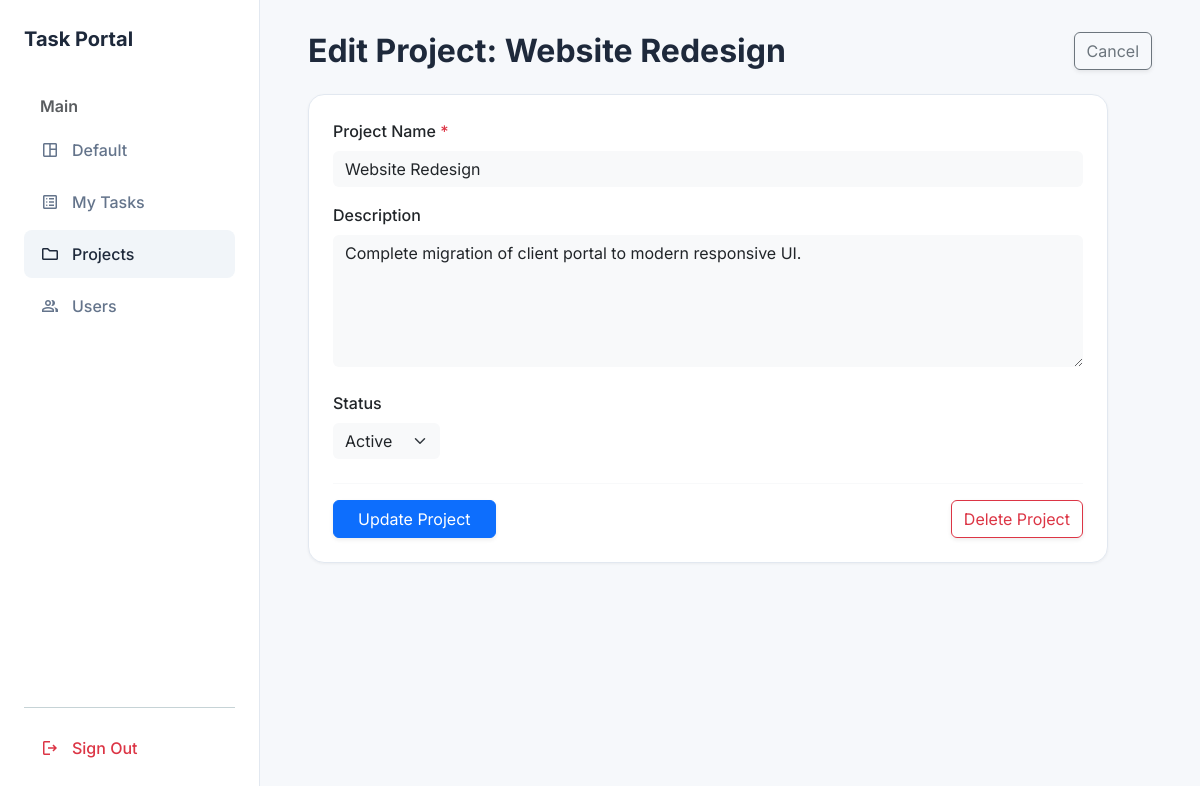
/project_edit.php?id=1 (signed in), run on the app's committed database.
### tables this page shows
CREATE TABLE projects (
    id INT AUTO_INCREMENT PRIMARY KEY,
    name VARCHAR(150) NOT NULL,
    description TEXT,
    status ENUM('Active', 'Completed', 'On Hold') DEFAULT 'Active',
    created_at TIMESTAMP DEFAULT CURRENT_TIMESTAMP
);

### src/helpers/validation.php (called while the page is built, shortened)
<?php
function sanitize(string $input): string
{
    return htmlspecialchars(trim($input), ENT_QUOTES, 'UTF-8');
}
?>

### public/project_edit.php (the view, shortened to what this page needs)
<?php
require_once '../src/config/database.php';
require_once '../src/helpers/validation.php';
$projectId = (int) $_GET['id'];
$stmt = $pdo->prepare(
    "SELECT id, name, description, status
     FROM projects
     WHERE id = ?"
);
$stmt->execute([$projectId]);
$project = $stmt->fetch(PDO::FETCH_ASSOC);
?>
<!DOCTYPE html>
<html lang="en">
<head>
    <link href="https://cdn.jsdelivr.net/npm/bootstrap@5.3.2/dist/css/bootstrap.min.css" rel="stylesheet">
</head>
<body>
<div class="dashboard-container">
    <aside class="sidebar">
        <a href="dashboard.php" class="brand-logo">Task Portal</a>
        <div class="text-muted fs-6 fw-semibold mb-2 px-3" style="font-size: 0.75rem;">Main</div>
        <nav class="nav flex-column mb-4">
            <a class="nav-link" href="dashboard.php"><span class="material-symbols-outlined">space_dashboard</span> Default</a>
            <a class="nav-link" href="tasks.php"><span class="material-symbols-outlined">list_alt</span> My Tasks</a>
            <a class="nav-link active" href="projects.php"><span class="material-symbols-outlined">folder</span> Projects</a>
            <a class="nav-link" href="users.php"><span class="material-symbols-outlined">group</span> Users</a>
        </nav>
        <div class="mt-auto">
            <hr style="border-color: #1e505c;">
            <a class="nav-link text-danger" href="logout.php"><span class="material-symbols-outlined">logout</span> Sign Out</a>
        </div>
    </aside>
    <main class="main-content">
        <div class="d-flex justify-content-between align-items-center mb-4">
            <h1 class="fw-bold fs-2 mb-0">Edit Project: <?= sanitize($project['name']) ?></h1>
            <a href="projects.php" class="btn btn-outline-secondary shadow-sm">Cancel</a>
        </div>
        <div class="panel-card" style="max-width: 800px;">
            <form action="project_update.php" method="POST">
                <div class="mb-3">
                    <label class="form-label fw-medium text-dark">Project Name <span class="text-danger">*</span></label>
                    <input type="text" name="name" class="form-control bg-light border-0" value="<?= sanitize($project['name']) ?>" required>
                </div>
                <div class="mb-4">
                    <label class="form-label fw-medium text-dark">Description</label>
                    <textarea name="description" class="form-control bg-light border-0" rows="5"><?= sanitize($project['description']) ?></textarea>
                </div>
                <div class="mb-4">
                    <label class="form-label fw-medium text-dark">Status</label>
                    <select name="status" class="form-select bg-light border-0 w-auto">
                        <option value="Active" <?= $project['status'] === 'Active' ? 'selected' : '' ?>>Active</option>
                    </select>
                </div>
                <div class="d-flex justify-content-between align-items-center pt-3 border-top border-light">
                    <button type="submit" class="btn btn-primary px-4 shadow-sm">Update Project</button>
                    <button type="button" class="btn btn-outline-danger shadow-sm" onclick="if(confirm('Are you sure you want to delete this project?')) { window.location.href='project_delete.php?id=<?= sanitize($project['id']) ?>'; }">
                        Delete Project
                    </button>
                </div>
            </form>
        </div>
    </main>
</div>
</body>
</html>

### public/project_edit.php (style rules this page uses)
:root { --bg-body: #f6f8fb; --card-bg: #ffffff; --text-main: #1e293b; --text-muted: #64748b; --brand-primary: #3b82f6; --sidebar-width: 260px; }
body { font-family: 'Inter', sans-serif; background-color: var(--bg-body); color: var(--text-main); margin: 0; padding: 0; }
.dashboard-container { display: flex; min-height: 100vh; }
.sidebar { width: var(--sidebar-width); background-color: var(--card-bg); border-right: 1px solid #e2e8f0; position: fixed; height: 100vh; overflow-y: auto; padding: 1.5rem; display: flex; flex-direction: column; z-index: 10; }
.brand-logo { font-size: 1.25rem; font-weight: 700; color: var(--text-main); text-decoration: none; display: flex; align-items: center; margin-bottom: 2.5rem; }
.nav-link { display: flex; align-items: center; color: var(--text-muted); font-weight: 500; padding: 0.75rem 1rem; border-radius: 0.5rem; margin-bottom: 0.25rem; transition: all 0.2s; }
.nav-link:hover, .nav-link.active { background-color: #f1f5f9; color: var(--text-main); }
.nav-link .material-symbols-outlined { margin-right: 0.75rem; font-size: 1.25rem; }
.main-content { flex-grow: 1; margin-left: var(--sidebar-width); padding: 2rem 3rem; animation: fadeSlideIn 0.4s cubic-bezier(0.22, 1, 0.36, 1) forwards; will-change: opacity, transform; opacity: 0; }
.panel-card { background-color: var(--card-bg); border-radius: 1rem; border: 1px solid #e2e8f0; box-shadow: 0 1px 3px rgba(0,0,0,0.05); margin-bottom: 1.5rem; padding: 1.5rem; }

### data on the page
projects: name "Website Redesign", description "Complete migration of client portal to modern responsive UI.", status "Active"
